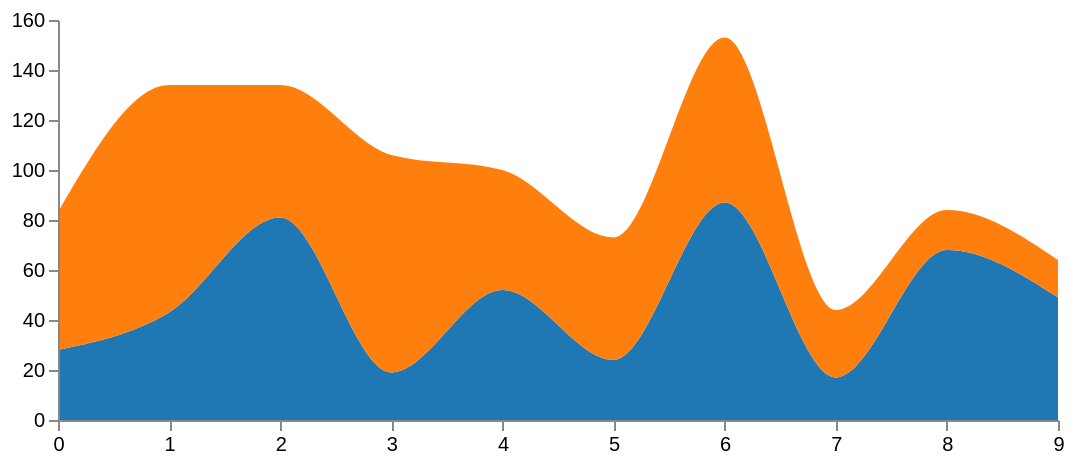

Specify this chart in Vega-Lite:
### Vega specification from a JSON file in a GitHub repository (floating-point values rounded to 4 significant figures)
{"schema": {"language": "vega", "version": "3.0"}, "width": 500, "height": 200, "padding": 5, "data": [{"name": "table", "values": [{"x": 0, "y": 28, "c": 0}, {"x": 0, "y": 55, "c": 1}, {"x": 1, "y": 43, "c": 0}, {"x": 1, "y": 91, "c": 1}, {"x": 2, "y": 81, "c": 0}, {"x": 2, "y": 53, "c": 1}, {"x": 3, "y": 19, "c": 0}, {"x": 3, "y": 87, "c": 1}, {"x": 4, "y": 52, "c": 0}, {"x": 4, "y": 48, "c": 1}, {"x": 5, "y": 24, "c": 0}, {"x": 5, "y": 49, "c": 1}, {"x": 6, "y": 87, "c": 0}, {"x": 6, "y": 66, "c": 1}, {"x": 7, "y": 17, "c": 0}, {"x": 7, "y": 27, "c": 1}, {"x": 8, "y": 68, "c": 0}, {"x": 8, "y": 16, "c": 1}, {"x": 9, "y": 49, "c": 0}, {"x": 9, "y": 15, "c": 1}], "transform": [{"type": "stack", "groupby": ["x"], "sort": {"field": "c"}, "field": "y"}]}, {"name": "stats", "source": "table", "transform": [{"type": "aggregate", "groupby": ["x"], "fields": ["y"], "ops": ["sum"]}]}], "scales": [{"name": "x", "type": "point", "range": "width", "domain": {"data": "table", "field": "x"}}, {"name": "y", "type": "linear", "range": "height", "nice": true, "zero": true, "domain": {"data": "stats", "field": "sum_y"}}, {"name": "color", "type": "ordinal", "scheme": "category10", "domain": {"data": "table", "field": "c"}}], "axes": [{"orient": "bottom", "scale": "x", "zindex": 1}, {"orient": "left", "scale": "y", "zindex": 1}], "marks": [{"type": "group", "from": {"facet": {"name": "series", "data": "table", "groupby": "c"}}, "marks": [{"type": "area", "from": {"data": "series"}, "encode": {"enter": {"interpolate": {"value": "monotone"}, "x": {"scale": "x", "field": "x"}, "y": {"scale": "y", "field": "y0"}, "y2": {"scale": "y", "field": "y1"}, "fill": {"scale": "color", "field": "c"}}, "update": {"fillOpacity": {"value": 1}}, "hover": {"fillOpacity": {"value": 0.5}}}}]}]}
